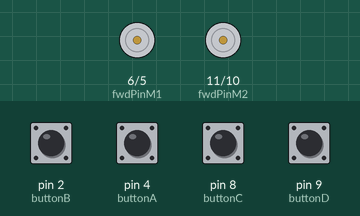
Simulated run of this sketch. Board: Arduino Uno, built with avr-gcc and run on an emulated ATmega328P. Shown: motor-driver pin pairs drawn as motors (green arrow = first pin HIGH = forward, orange = second pin HIGH = backward, longer = more drive). Inputs (shaded band) come from the test bench; at power-on: pin 2 (buttonB), pin 4 (buttonA), pin 8 (buttonC), pin 9 (buttonD) HIGH.

Above: at 1.2 s.
1.3 s: pin 4 (buttonA) pulled LOW for 0.15 s
At 2.4 s:
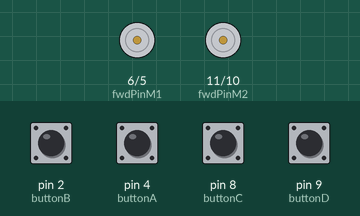
3.0 s: pin 9 (buttonD) pulled LOW for 0.15 s
At 3.7 s:
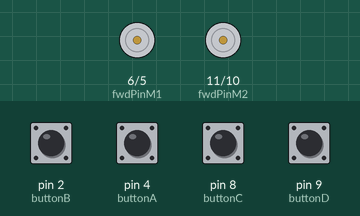
4.7 s: pin 2 (buttonB) pulled LOW for 0.15 s
At 6.1 s:
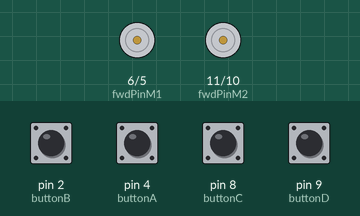
6.4 s: pin 8 (buttonC) pulled LOW for 0.15 s
At 7.5 s:
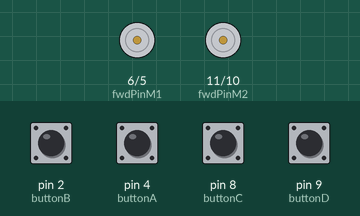
8.1 s: pin 9 (buttonD) pulled LOW for 1 s
At 8.9 s:
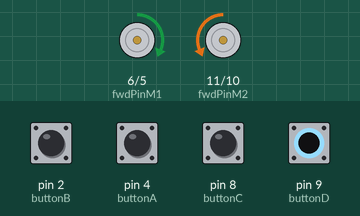
10.6 s: pin 9 (buttonD) pulled LOW for 0.15 s
At 11.9 s:
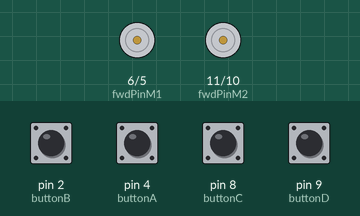
Timing chart, 0 to 13.3 s (numbered marks = the images above; inputs shaded):
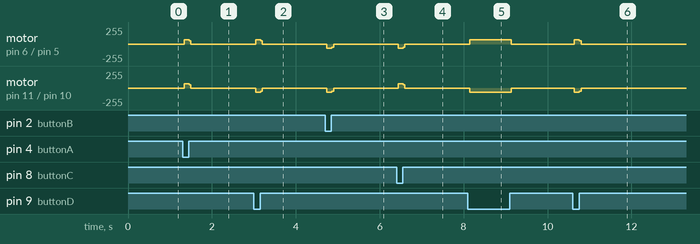

Measured:
- after the input at 1.3 s, motor on pin 6 (fwdPinM1) / pin 5 (revPinM1): stopped → forward 63/255 at once, → stopped 0.12 s later; motor on pin 11 (fwdPinM2) / pin 10 (revPinM2): stopped → forward 62/255 at once, → stopped 0.12 s later
- after the input at 3.0 s, motor on pin 6 (fwdPinM1) / pin 5 (revPinM1): stopped → forward 66/255 at once, → stopped 0.12 s later; motor on pin 11 (fwdPinM2) / pin 10 (revPinM2): stopped → backward 65/255 at once, → stopped 0.12 s later
- after the input at 4.7 s, motor on pin 6 (fwdPinM1) / pin 5 (revPinM1), motor on pin 11 (fwdPinM2) / pin 10 (revPinM2): stopped → backward 63/255 at once, → stopped 0.12 s later
- after the input at 6.4 s, motor on pin 6 (fwdPinM1) / pin 5 (revPinM1): stopped → backward 64/255 at once, → stopped 0.12 s later; motor on pin 11 (fwdPinM2) / pin 10 (revPinM2): stopped → forward 64/255 at once, → stopped 0.12 s later
- after the input at 8.1 s, motor on pin 6 (fwdPinM1) / pin 5 (revPinM1): stopped → forward 66/255 at once, → stopped 1.0 s later; motor on pin 11 (fwdPinM2) / pin 10 (revPinM2): stopped → backward 65/255 at once, → stopped 1.0 s later
- after the input at 10.6 s, motor on pin 6 (fwdPinM1) / pin 5 (revPinM1): stopped → forward 66/255 at once, → stopped 0.12 s later; motor on pin 11 (fwdPinM2) / pin 10 (revPinM2): stopped → backward 65/255 at once, → stopped 0.12 s later

The sketch:

wheel_design_f_b_l_r1.ino
```cpp
/*
  2.2 DC Motor and H-Bridge with 2 buttons

  Press A button the motor spins CCW
  if not pressed CW

  By Louis O.

*/

int buttonA = 4; // Button A makes us go forward
int buttonB = 2; // Button B makes us go backward
int buttonC = 8; // Button C makes us go left
int buttonD = 9; // Button D makes us go right
int fwdPinM1 = 6; //sets forward motor pin
int revPinM1 = 5; //sets reverse motor pin
int fwdPinM2 = 11; //sets forward motor pin
int revPinM2 = 10; //sets reverse motor pin

void setup()
{
  pinMode(buttonA, INPUT_PULLUP);
  pinMode(buttonB, INPUT_PULLUP);
  pinMode(buttonC, INPUT_PULLUP);
  pinMode(buttonD, INPUT_PULLUP);
  pinMode(fwdPinM1, OUTPUT);
  pinMode(revPinM1, OUTPUT);
  pinMode(fwdPinM2, OUTPUT);
  pinMode(revPinM2, OUTPUT);

}

void loop()
{
  if(digitalRead(buttonA) == LOW) {
    analogWrite(fwdPinM1, 255);
    analogWrite(revPinM1, 0);
    analogWrite(fwdPinM2, 255);
    analogWrite(revPinM2, 0);
  }
  else {
    analogWrite(fwdPinM1, 0);
    analogWrite(revPinM1, 0);
    analogWrite(fwdPinM2, 0);
    analogWrite(revPinM2, 0);
 }
  if(digitalRead(buttonB) == LOW) {
    analogWrite(fwdPinM1, 0);
    analogWrite(revPinM1, 255);
    analogWrite(fwdPinM2, 0);
    analogWrite(revPinM2, 255);
  }
  else {
    analogWrite(fwdPinM1, 0);
    analogWrite(revPinM1, 0);
    analogWrite(fwdPinM2, 0);
    analogWrite(revPinM2, 0);
 }
  if(digitalRead(buttonC) == LOW) {
    analogWrite(fwdPinM1, 0);
    analogWrite(revPinM1, 255);
    analogWrite(fwdPinM2, 255);
    analogWrite(revPinM2, 0);
  }
  else {
    analogWrite(fwdPinM1, 0);
    analogWrite(revPinM1, 0);
    analogWrite(fwdPinM2, 0);
    analogWrite(revPinM2, 0);
  }
    if(digitalRead(buttonD) == LOW) {
    analogWrite(fwdPinM1, 255);
    analogWrite(revPinM1, 0);
    analogWrite(fwdPinM2, 0);
    analogWrite(revPinM2, 255);
  }
  else {
    analogWrite(fwdPinM1, 0);
    analogWrite(revPinM1, 0);
    analogWrite(fwdPinM2, 0);
    analogWrite(revPinM2, 0);

  }
}
```
